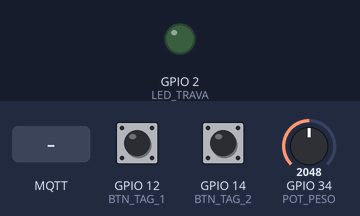
Simulated run of this sketch. Board: ESP32. Shown: output pins drawn as LEDs (lit = HIGH). The test bench sets the inputs (shaded band); at power-on: GPIO 12 (BTN_TAG_1) HIGH, GPIO 14 (BTN_TAG_2) HIGH, GPIO 34 (POT_PESO) = 2048. WiFi joins after 1.5 s; servers stay silent unless stated; random numbers use the default seed unless the sketch sets one; no MQTT or app messages arrive unless stated; what the sketch prints to the serial monitor is not drawn.

Above: at 2.7 s.
2.8 s: MQTT message "UNLOCK" arrives on the first subscribed topic
At 3.1 s:
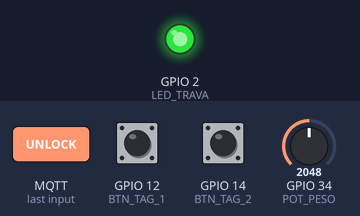
9.0 s: MQTT message "LOCK" arrives on the first subscribed topic
At 10.2 s:
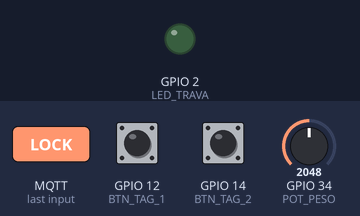
Timing chart, 0 to 11.5 s (numbered marks = the images above; inputs shaded):
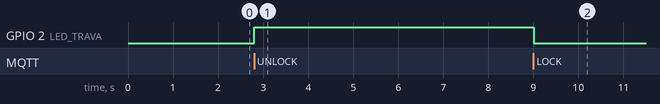

Measured:
- after the input at 2.8 s, GPIO 2 (LED_TRAVA): LOW → HIGH at once
- after the input at 9.0 s, GPIO 2 (LED_TRAVA): HIGH → LOW at once

The sketch:

sketch.ino
```cpp
#include <WiFi.h>
#include <PubSubClient.h>
#include <WiFiClientSecure.h>

// Configurações do Wi-Fi Virtual do Wokwi (gratuito)
const char* ssid = "Wokwi-GUEST";
const char* password = "";

// Configurações do SEU Broker MQTT Privado (HiveMQ Cloud)
const char* mqtt_server = ""; // Ex: blabla.hivemq.cloud
const int mqtt_port = 8883; // Porta para conexão segura TLS/SSL
const char* mqtt_user = ""; // Usuário criado no HiveMQ
const char* mqtt_pass = "";   // Senha criada no HiveMQ

// Mapeamento dos Pinos do Circuito
const int BTN_TAG_1 = 12; // Simula leitura RFID: Furadeira
const int BTN_TAG_2 = 14; // Simula leitura RFID: Multimetro
const int POT_PESO  = 34; // Simula sensor de peso HX711 (Prateleira)
const int LED_TRAVA = 2;  // Simula trava magnética do armário

// Variáveis de controle de estado
int lastState1 = HIGH;
int lastState2 = HIGH;
int ultimoPesoEnviado = -1;
unsigned long ultimoEnvioPeso = 0;

// IMPORTANTE: Uso do WiFiClientSecure para conexão criptografada (exigência do HiveMQ Cloud)
WiFiClientSecure espClient;
PubSubClient client(espClient);

// Função de Callback para receber comandos MQTT (Backend -> ESP32)
void callback(char* topic, byte* payload, unsigned int length) {
  String mensagem = "";
  for (int i = 0; i < length; i++) {
    mensagem += (char)payload[i];
  }

  Serial.println("\n[MQTT Rx] Comando recebido no tópico: " + String(topic));
  Serial.println("[MQTT Rx] Payload: " + mensagem);

  // Se o tópico for de controle da trava magnética
  if (String(topic) == "smartlab/armario1/trava/cmd") {
    if (mensagem.indexOf("UNLOCK") >= 0 || mensagem.indexOf("OPEN") >= 0) {
      digitalWrite(LED_TRAVA, HIGH);
      Serial.println(">>> TRAVA LIBERADA (LED ACESO) <<<");
    } else if (mensagem.indexOf("LOCK") >= 0 || mensagem.indexOf("CLOSE") >= 0) {
      digitalWrite(LED_TRAVA, LOW);
      Serial.println(">>> TRAVA BLOQUEADA (LED APAGADO) <<<");
    }
  }
}

void setup_wifi() {
  delay(10);
  Serial.println();
  Serial.print("Conectando ao Wi-Fi virtual: ");
  Serial.println(ssid);
  WiFi.begin(ssid, password);

  while (WiFi.status() != WL_CONNECTED) {
    delay(500);
    Serial.print(".");
  }

  Serial.println("\nWi-Fi Conectado!");
  Serial.print("Endereço IP: ");
  Serial.println(WiFi.localIP());

  // Ignora a verificação de certificado SSL para facilitar a simulação
  espClient.setInsecure();
}

void reconnect() {
  while (!client.connected()) {
    Serial.print("Conectando ao Broker MQTT (" + String(mqtt_server) + ")... ");

    // ID único para a conexão MQTT
    String clientId = "ESP32_SmartLab_Wokwi_";
    clientId += String(random(0xffff), HEX);

    // Conecta passando o ClientID, Usuário e Senha
    if (client.connect(clientId.c_str(), mqtt_user, mqtt_pass)) {
      Serial.println("Conectado com sucesso!");
      // Inscreve no tópico para receber comandos do Dashboard/Backend
      client.subscribe("smartlab/armario1/trava/cmd");
      Serial.println("Inscrito no tópico: smartlab/armario1/trava/cmd");
    } else {
      Serial.print("Falha na conexão. Código de erro: ");
      Serial.print(client.state());
      Serial.println(" Tentando novamente em 3 segundos...");
      delay(3000);
    }
  }
}

void setup() {
  Serial.begin(115200);

  pinMode(BTN_TAG_1, INPUT_PULLUP);
  pinMode(BTN_TAG_2, INPUT_PULLUP);
  pinMode(LED_TRAVA, OUTPUT);
  digitalWrite(LED_TRAVA, LOW);

  setup_wifi();
  client.setServer(mqtt_server, mqtt_port);
  client.setCallback(callback);
}

void loop() {
  if (!client.connected()) {
    reconnect();
  }
  client.loop();

  // 1. LEITURA SIMULADA DO RFID (FURADEIRA - TAG 1)
  int currentState1 = digitalRead(BTN_TAG_1);
  if (lastState1 == HIGH && currentState1 == LOW) {
    String payload = "{\"timestamp\":\"2026-07-27T21:00:00Z\",\"device_id\":\"ESP32_Wokwi\",\"tag_uid\":\"E280689400000001\",\"item\":\"Furadeira\",\"action\":\"CHECK_OUT\"}";
    client.publish("smartlab/armario1/rfid/evento", payload.c_str());
    Serial.println("\n[MQTT Tx] Evento RFID Publicado: Retirada de Furadeira");
    delay(300); // Debounce
  }
  lastState1 = currentState1;

  // 2. LEITURA SIMULADA DO RFID (MULTIMETRO - TAG 2)
  int currentState2 = digitalRead(BTN_TAG_2);
  if (lastState2 == HIGH && currentState2 == LOW) {
    String payload = "{\"timestamp\":\"2026-07-27T21:00:00Z\",\"device_id\":\"ESP32_Wokwi\",\"tag_uid\":\"E280689400000002\",\"item\":\"Multimetro\",\"action\":\"CHECK_IN\"}";
    client.publish("smartlab/armario1/rfid/evento", payload.c_str());
    Serial.println("\n[MQTT Tx] Evento RFID Publicado: Devolução de Multimetro");
    delay(300); // Debounce
  }
  lastState2 = currentState2;

  // 3. LEITURA CONTÍNUA DO SENSOR DE PESO (POTENCIÔMETRO) - A cada 3 segundos
  if (millis() - ultimoEnvioPeso > 3000) {
    ultimoEnvioPeso = millis();
    int valorAnalogico = analogRead(POT_PESO);
    // Mapeia valor analógico (0-4095) para gramas equivalentes (0 a 5000g)
    int pesoGramas = map(valorAnalogico, 0, 4095, 0, 5000);

    // Envia apenas se houver variação significativa (maior que 50g)
    if (abs(pesoGramas - ultimoPesoEnviado) > 50) {
      ultimoPesoEnviado = pesoGramas;
      String payloadPeso = "{\"timestamp\":\"2026-07-27T21:00:00Z\",\"device_id\":\"ESP32_Wokwi\",\"weight_g\":" + String(pesoGramas) + "}";
      client.publish("smartlab/prateleira1/telemetria", payloadPeso.c_str());
      Serial.println("\n[MQTT Tx] Telemetria de Peso Publicada: " + String(pesoGramas) + "g");
    }
  }
}
```
